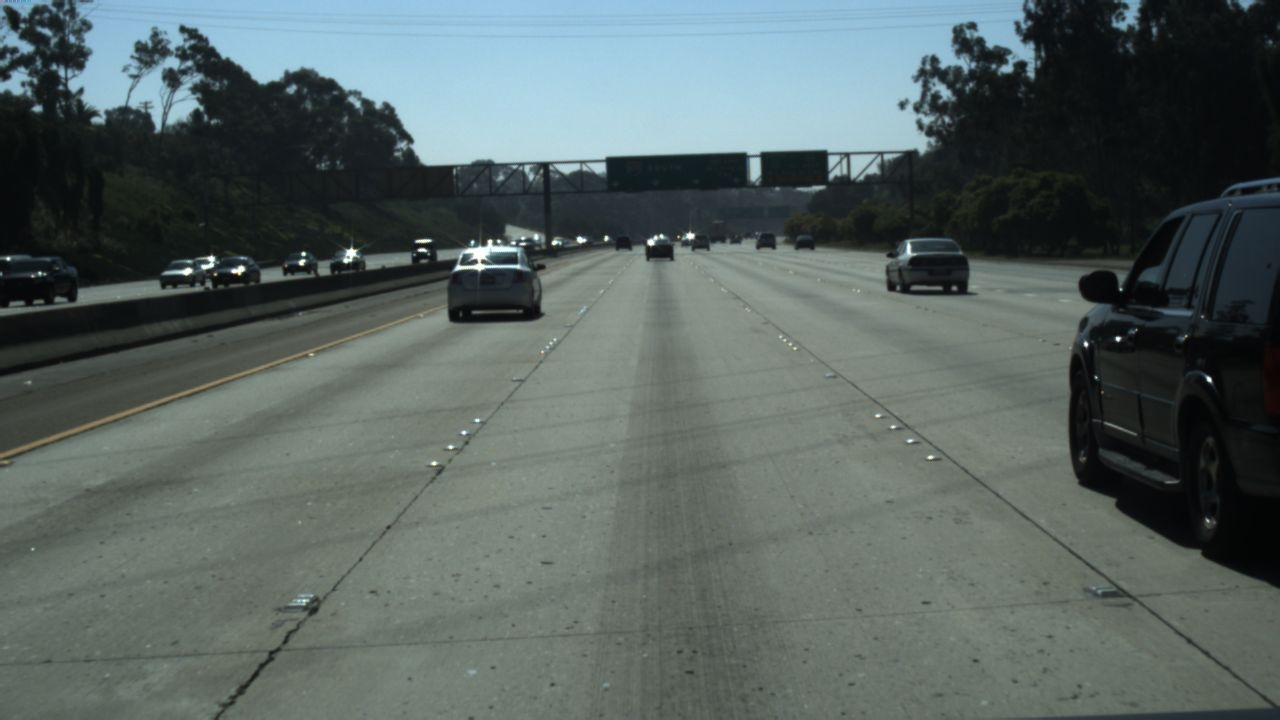
#> input picture lane-detection-cnn/unet/val_img/0313-1_10140.jpg, 1280 x 720 px
$ python -i thresholding.py   (imports and definitions only)   (older library calls are emulated)
#> lines starting #> are read from the running program, lines starting #| are printed output that depends on the picture; after the words box and inside, x2 and y2 are one past the last pixel; in counts of white or black regions, pixels touching at a corner belong together
import numpy as np
import cv2


# [59 lines left out: functions abs_sobel_thresh, mag_thresh, dir_threshold, gradient_thresholds, not called in this run]


def color_threshold(image, avg_brightness=None):
    hsv = cv2.cvtColor(image, cv2.COLOR_RGB2HSV)

    w_h_min, w_h_max = 0, 180
    w_s_min, w_s_max = 0, 50
    w_v_min, w_v_max = 160, 255

    y_h_min, y_h_max = 10, 45
    y_s_min, y_s_max = 60, 255
    y_v_min, y_v_max = 100, 255

    s_h_min, s_h_max = 0, 180
    s_s_min, s_s_max = 0, 20
    s_v_min, s_v_max = 110, 150


    if not hasattr(color_threshold, "brightness_history"):
        color_threshold.brightness_history = []

    if avg_brightness is not None:
        color_threshold.brightness_history.append(avg_brightness)
        if len(color_threshold.brightness_history) > 5:
            color_threshold.brightness_history.pop(0)

        avg_recent = np.mean(color_threshold.brightness_history)
        variance = np.var(color_threshold.brightness_history) if len(color_threshold.brightness_history) > 1 else 0

        print(f"Avg brightness: {avg_brightness:.1f}, Recent avg: {avg_recent:.1f}, Variance: {variance:.1f}")

        #is_stable_lighting = variance < 50

        # Implement adaptive thresholding based on lighting stability

        if avg_recent > 200:  # Very bright conditions (direct sunlight)
            w_s_max = 25
            w_v_min = 200
            y_s_min = 100

        elif avg_recent > 170:
            w_v_min = 200
            w_s_max = 20

        elif 100 < avg_recent < 170:
            w_v_min = 200
            w_s_max = 40

        elif 70 < avg_recent <= 100:
            w_v_min = 150
            w_s_max = 42
            s_v_max = 160

        elif avg_brightness <= 70:  # Low light conditions
            w_v_min = 120
            w_s_max = 45
            y_v_min = 90
            y_s_min = 50
            s_v_max = 150

    # Apply white mask
    white_lower = np.array([w_h_min, w_s_min, w_v_min])
    white_upper = np.array([w_h_max, w_s_max, w_v_max])
    white_mask = cv2.inRange(hsv, white_lower, white_upper)

    # Apply yellow mask
    yellow_lower = np.array([y_h_min, y_s_min, y_v_min])
    yellow_upper = np.array([y_h_max, y_s_max, y_v_max])
    yellow_mask = cv2.inRange(hsv, yellow_lower, yellow_upper)

    shadow_mask = np.zeros_like(white_mask)
    if avg_brightness is not None and 50 < avg_brightness < 150:
        shadow_lower = np.array([s_h_min, s_s_min, s_v_min])
        shadow_upper = np.array([s_h_max, s_s_max, s_v_max])
        shadow_mask = cv2.inRange(hsv, shadow_lower, shadow_upper)

    combined_mask = cv2.bitwise_or(white_mask, yellow_mask)

    if avg_brightness is not None and 60 < avg_brightness < 120:
        combined_mask = cv2.bitwise_or(combined_mask, shadow_mask)

    combined_pixels = np.sum(combined_mask)
    print(f"Combined color mask pixels: {combined_pixels}")

    # Debug: show left vs right asymmetry
    midpoint = combined_mask.shape[1] // 2
    left_pixels = np.sum(combined_mask[:, :midpoint])
    right_pixels = np.sum(combined_mask[:, midpoint:])
    print(f"  Color threshold left: {left_pixels}, right: {right_pixels}, diff: {left_pixels - right_pixels}")

    binary = np.zeros_like(hsv[:,:,0])
    binary[combined_mask > 0] = 1

    return binary


# [71 lines left out: function lab_hls_threshold, not called in this run]


def majority_vote(binaries, n_vote):
    """
    Majority voting system for combining multiple binary threshold results.
    Following CarND's approach: requires n_vote out of total filters to agree.

    Args:
        binaries (list): List of binary threshold results (numpy arrays)
        n_vote (int): Number of filters that must agree (threshold)

    Returns:
        numpy array: Binary image where pixels passed majority vote
    """
    # Ensure all binaries are uint8 and same shape
    binaries = [b.astype(np.uint8) for b in binaries]
    stacked = np.stack(binaries, axis=-1)
    sum_binary = np.sum(stacked, axis=-1)
    # Debug: print feature contributions
    print("Majority vote feature sums:", [np.sum(b) for b in binaries])
    print(f"Voting threshold: {n_vote} out of {len(binaries)} features")
    vote_binary = np.zeros_like(sum_binary)
    vote_binary[sum_binary >= n_vote] = 1
    return vote_binary.astype(np.uint8)


def adaptive_majority_vote(image, avg_brightness, include_gradient=False):
    """
    Adaptive majority voting that adjusts features and voting threshold
    based on lighting conditions.

    Combines ALL color spaces for maximum robustness:
    - HSV: Original adaptive white/yellow detection with sophisticated brightness logic
    - LAB L-channel: White line detection
    - LAB B-channel: Yellow line detection
    - HLS S-channel: Saturation-based detection
    - Gradient: Edge detection (optional)

    Following recommendations from comparison report:
    - Dark (<100): More permissive (3 out of 5-6 features)
    - Medium (100-180): Balanced (3 out of 5-6 features)
    - Bright (>180): Stricter (4 out of 5-6 features)

    Args:
        image (numpy array): RGB image
        avg_brightness (float): Average brightness of the image
        include_gradient (bool): Whether to include gradient features

    Returns:
        numpy array: Binary image from majority voting
    """
    # 1. HSV Color threshold (your original sophisticated adaptive logic)
    hsv_binary = color_threshold(image, avg_brightness=avg_brightness)

    # 2. Extract individual LAB/HLS channels for voting
    lab = cv2.cvtColor(image, cv2.COLOR_RGB2LAB)
    l_channel = lab[:,:,0]
    b_channel = lab[:,:,2]

    hls = cv2.cvtColor(image, cv2.COLOR_RGB2HLS)
    s_channel = hls[:,:,2]

    # LAB L-channel: stricter threshold to reduce road noise
    if avg_brightness > 200:  # Very bright
        l_thresh = (230, 255)
    elif avg_brightness < 80:  # Dark
        l_thresh = (185, 255)
    else:  # Medium
        l_thresh = (220, 255)
    l_binary = np.zeros_like(l_channel)
    l_binary[(l_channel >= l_thresh[0]) & (l_channel <= l_thresh[1])] = 1

    # 4. LAB B-channel threshold (yellow detection)
    if avg_brightness > 200:  # Very bright
        b_thresh = (155, 200)
    elif avg_brightness < 80:  # Dark
        b_thresh = (145, 200)
    else:  # Medium to bright
        b_thresh = (150, 200)

    b_binary = np.zeros_like(b_channel)
    b_binary[(b_channel >= b_thresh[0]) & (b_channel <= b_thresh[1])] = 1

    # 5. HLS S-channel threshold (saturation - both colors)
    if avg_brightness > 200:  # Very bright
        s_thresh = (100, 255)
    elif avg_brightness < 80:  # Dark
        s_thresh = (80, 255)
    else:  # Medium
        s_thresh = (90, 255)

    s_binary = np.zeros_like(s_channel)
    s_binary[(s_channel >= s_thresh[0]) & (s_channel <= s_thresh[1])] = 1

    # 6. Gradient features if requested
    if include_gradient:
        grad_binary = gradient_thresholds(image, avg_brightness=avg_brightness)

    # Build feature list: HSV + LAB L (x2 weight for white detection) + LAB B + HLS S + (optional gradient)
    # LAB L-channel gets double weight because white lane detection is critical
    features = [hsv_binary, l_binary, l_binary, b_binary, s_binary]
    if include_gradient:
        features.append(grad_binary)
    n_features = len(features)
    # Adaptive voting threshold
    if avg_brightness < 100:
        n_vote = max(2, n_features // 2)  # More permissive
        print(f"Dark mode: voting {n_vote}/{n_features}")
    elif avg_brightness < 180:
        n_vote = max(3, n_features // 2 + 1)  # Balanced
        print(f"Medium mode: voting {n_vote}/{n_features}")
    else:
        n_vote = max(4, n_features - 1)  # Stricter in bright
        print(f"Bright mode: voting {n_vote}/{n_features}")
    # Perform majority voting
    result = majority_vote(features, n_vote)
    print(f"Majority vote pixels: {np.sum(result)}")
    print(f"  HSV: {np.sum(hsv_binary)}, L (x2): {np.sum(l_binary)}, B: {np.sum(b_binary)}, S: {np.sum(s_binary)}" + (f", Grad: {np.sum(grad_binary)}" if include_gradient else ""))
    return result


def apply_thresholds_with_voting(image, src_points=None, debug_display=False, use_gradient=False):
    """
    Apply thresholds using majority voting system
    This is the NEW recommended approach that combines adaptive thresholding
    with robust majority voting.

    Args:
        image (numpy array): RGB image
        src_points (numpy array): Source points for ROI masking (optional)
        debug_display (bool): Whether to show debug windows
        use_gradient (bool): Whether to include gradient features in voting

    Returns:
        tuple: (combined_binary, avg_brightness)
    """
    # Calculate average brightness from ROI if src_points provided
    mask = None
    if src_points is not None:
        mask = np.zeros(image.shape[:2], dtype=np.uint8)
        src_poly = np.array(src_points, dtype=np.int32)
        cv2.fillPoly(mask, [src_poly], 1)
        gray = cv2.cvtColor(image, cv2.COLOR_RGB2GRAY)
        avg_brightness = np.mean(gray[mask == 1])
    else:
        gray = cv2.cvtColor(image, cv2.COLOR_RGB2GRAY)
        avg_brightness = np.mean(gray)

    print(f"Average brightness: {avg_brightness:.1f}")

    combined_binary = adaptive_majority_vote(image, avg_brightness, include_gradient=use_gradient)

    # Apply mask to binary image to keep only ROI region
    if mask is not None:
        combined_binary = combined_binary * mask

    if debug_display:
        hsv_binary = color_threshold(image, avg_brightness=avg_brightness)
        hsv_binary_uint8 = hsv_binary.astype(np.uint8)

        lab = cv2.cvtColor(image, cv2.COLOR_RGB2LAB)
        l_channel = lab[:,:,0]
        b_channel = lab[:,:,2]

        hls = cv2.cvtColor(image, cv2.COLOR_RGB2HLS)
        s_channel = hls[:,:,2]

        # L-channel binary (sync with majority voting)
        if avg_brightness > 200:  # Very bright
            l_thresh = (230, 255)
        elif avg_brightness < 80:  # Dark
            l_thresh = (185, 255)
        else:  # Medium
            l_thresh = (220, 255)
        l_binary = np.zeros_like(l_channel, dtype=np.uint8)
        l_binary[(l_channel >= l_thresh[0]) & (l_channel <= l_thresh[1])] = 1

        # S-channel binary
        if avg_brightness > 200:
            s_thresh = (100, 255)
        elif avg_brightness < 80:
            s_thresh = (80, 255)
        else:
            s_thresh = (90, 255)

        s_binary = np.zeros_like(s_channel, dtype=np.uint8)
        s_binary[(s_channel >= s_thresh[0]) & (s_channel <= s_thresh[1])] = 1

        # B-channel binary
        if avg_brightness > 200:
            b_thresh = (155, 200)
        elif avg_brightness < 80:
            b_thresh = (145, 200)
        else:
            b_thresh = (150, 200)

        b_binary = np.zeros_like(b_channel, dtype=np.uint8)
        b_binary[(b_channel >= b_thresh[0]) & (b_channel <= b_thresh[1])] = 1

        # Gradient binary
        if use_gradient:
            grad_binary = gradient_thresholds(image, avg_brightness=avg_brightness)
            grad_binary_uint8 = grad_binary.astype(np.uint8)

        debug_img = np.zeros((combined_binary.shape[0], combined_binary.shape[1], 3), dtype=np.uint8)

        # Magenta: HSV detection (original adaptive logic)
        debug_img[hsv_binary_uint8 == 1] = [255, 0, 255]

        # Red: L-channel (white detection)
        debug_img[(hsv_binary_uint8 == 0) & (l_binary == 1)] = [0, 0, 255]

        # Green: S-channel (saturation)
        debug_img[(hsv_binary_uint8 == 0) & (l_binary == 0) & (s_binary == 1)] = [0, 255, 0]

        # Blue: B-channel (yellow detection)
        debug_img[(hsv_binary_uint8 == 0) & (l_binary == 0) & (s_binary == 0) & (b_binary == 1)] = [255, 0, 0]

        # Yellow: Multiple overlaps
        debug_img[(hsv_binary_uint8 == 1) & ((l_binary == 1) | (s_binary == 1))] = [0, 255, 255]

        # Display individual channels
        hsv_display = np.dstack((hsv_binary_uint8, hsv_binary_uint8, hsv_binary_uint8)) * 255
        cv2.imshow('HSV Adaptive (Original)', hsv_display)

        l_display = np.dstack((l_binary, l_binary, l_binary)) * 255
        cv2.imshow('LAB L-channel (White)', l_display)

        s_display = np.dstack((s_binary, s_binary, s_binary)) * 255
        cv2.imshow('HLS S-channel (Saturation)', s_display)

        b_display = np.dstack((b_binary, b_binary, b_binary)) * 255
        cv2.imshow('LAB B-channel (Yellow)', b_display)

        if use_gradient:
            grad_display = np.dstack((grad_binary_uint8, grad_binary_uint8, grad_binary_uint8)) * 255
            cv2.imshow('Gradient Threshold', grad_display)

        combined_display = np.dstack((combined_binary, combined_binary, combined_binary)) * 255
        cv2.imshow('Majority Vote Result', combined_display)

        cv2.imshow('Feature Contributions (All Color Spaces)', debug_img)

    return combined_binary, avg_brightness

>>> import cv2
>>> picture = cv2.cvtColor(cv2.imread('../../../lane-detection-cnn/unet/val_img/0313-1_10140.jpg'), cv2.COLOR_BGR2RGB)
>>> result = apply_thresholds_with_voting(picture)
#> in apply_thresholds_with_voting, `avg_brightness = np.mean(gray)`: avg_brightness = 96.2
#| Average brightness: 96.2
#> in color_threshold, `variance = np.var(color_threshold.brightness_history) if len(color_thr..`: variance = 0
#| Avg brightness: 96.2, Recent avg: 96.2, Variance: 0.0
#> in color_threshold, `combined_mask = cv2.bitwise_or(combined_mask, shadow_mask)`:
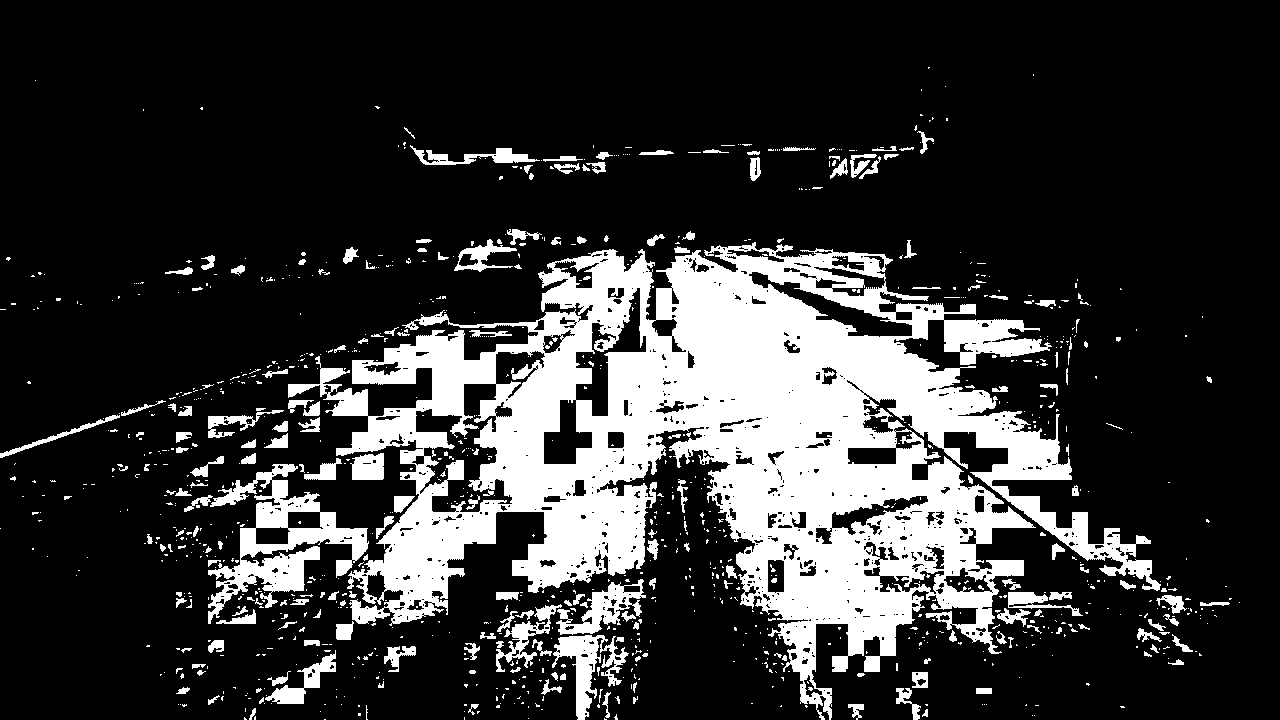
#> combined_mask: shape (720, 1280); 20.9% white; 1082 white regions (866 under 20 px), largest, box (x1, y1, x2, y2) and area: (288, 242, 1161, 720) 155545, (208, 464, 369, 624) 8183, (552, 635, 629, 720) 2367
#> in color_threshold, `combined_pixels = np.sum(combined_mask)`: combined_pixels = 49119375
#| Combined color mask pixels: 49119375
#> in color_threshold, `left_pixels = np.sum(combined_mask[:, :midpoint])`: left_pixels = 21125730
#> in color_threshold, `right_pixels = np.sum(combined_mask[:, midpoint:])`: right_pixels = 27993645
#|   Color threshold left: 21125730, right: 27993645, diff: 18446744073702683701
#> in adaptive_majority_vote, `s_channel = hls[:,:,2]`:
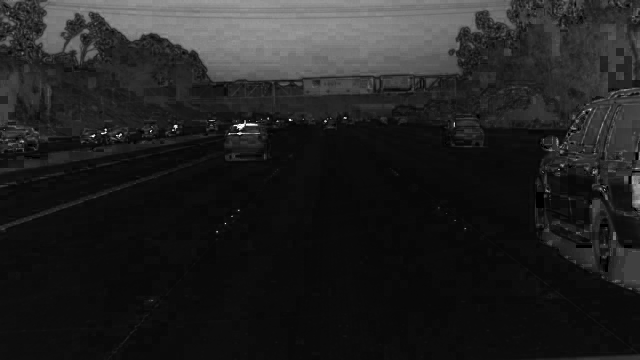
#> s_channel: shape (720, 1280) (shown at 1/2 size); min 0, max 255, mean 33.6
#> in adaptive_majority_vote, `n_features = len(features)`: n_features = 5
#> in adaptive_majority_vote, `n_vote = max(2, n_features // 2)`: n_vote = 2
#| Dark mode: voting 2/5
#> in majority_vote, `binaries = [b.astype(np.uint8) for b in binaries]`: binaries = 5 items
#> in majority_vote, `sum_binary = np.sum(stacked, axis=-1)`:
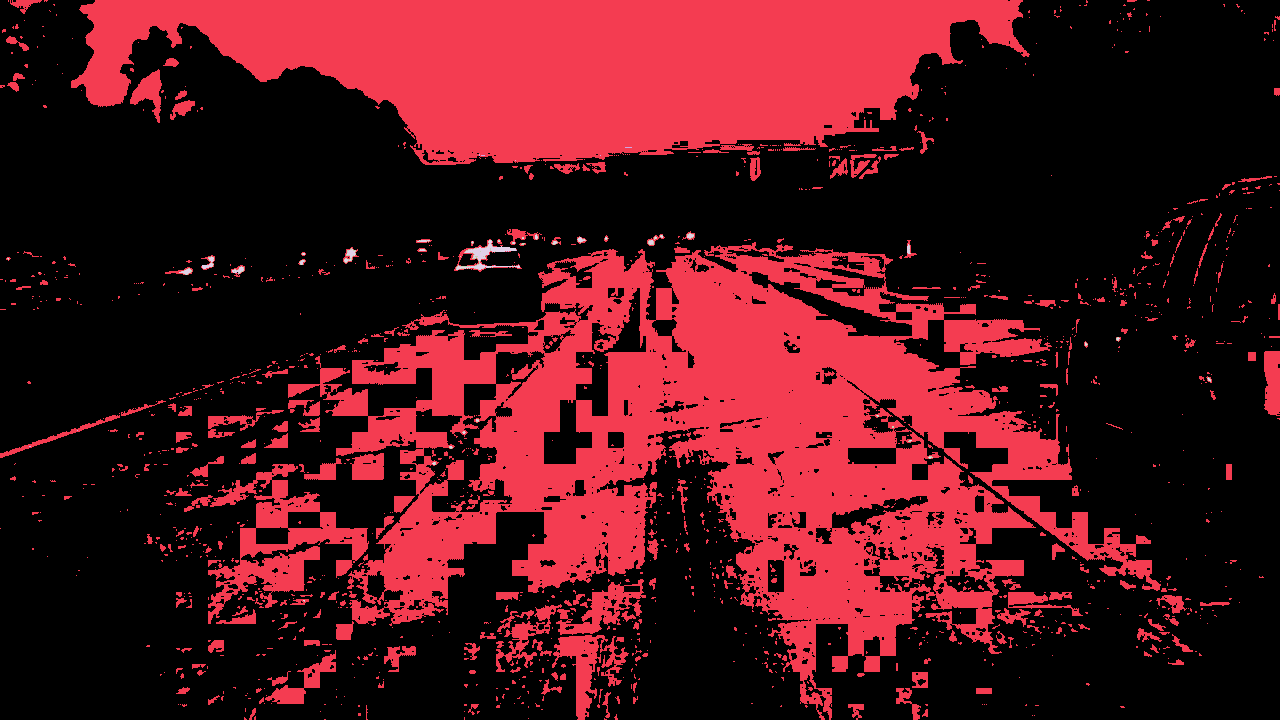
#> sum_binary: shape (720, 1280) uint64; 5 distinct labels, from 0 to 4; one colour per label, 0 black
#| Majority vote feature sums: [192625, 1096, 1096, 3, 105923]
#| Voting threshold: 2 out of 5 features
#> in adaptive_majority_vote, `result = majority_vote(features, n_vote)`:
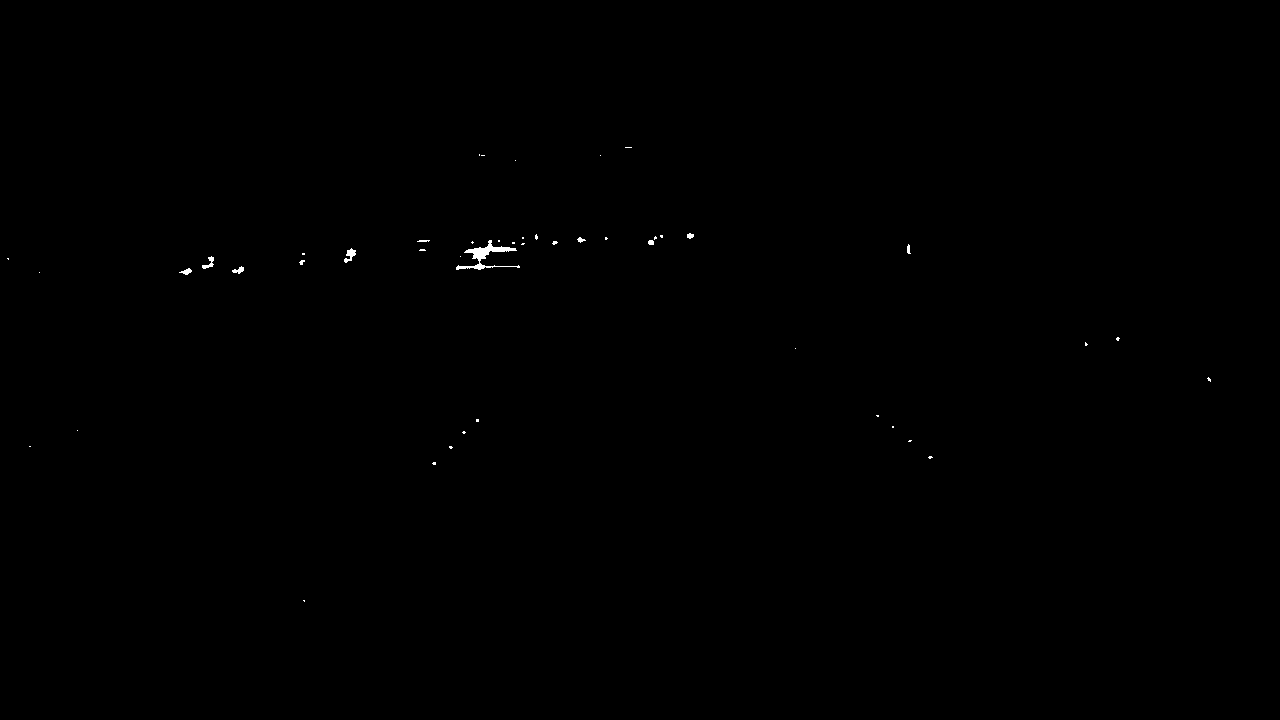
#> result: shape (720, 1280); values 0 (black) and 1 (white), 0.12% white; 46 white regions (36 under 20 px), largest, box (x1, y1, x2, y2) and area: (456, 240, 520, 270) 500, (344, 248, 356, 263) 89, (202, 256, 214, 269) 66
#| Majority vote pixels: 1120
#|   HSV: 192625, L (x2): 1096, B: 3, S: 105923
